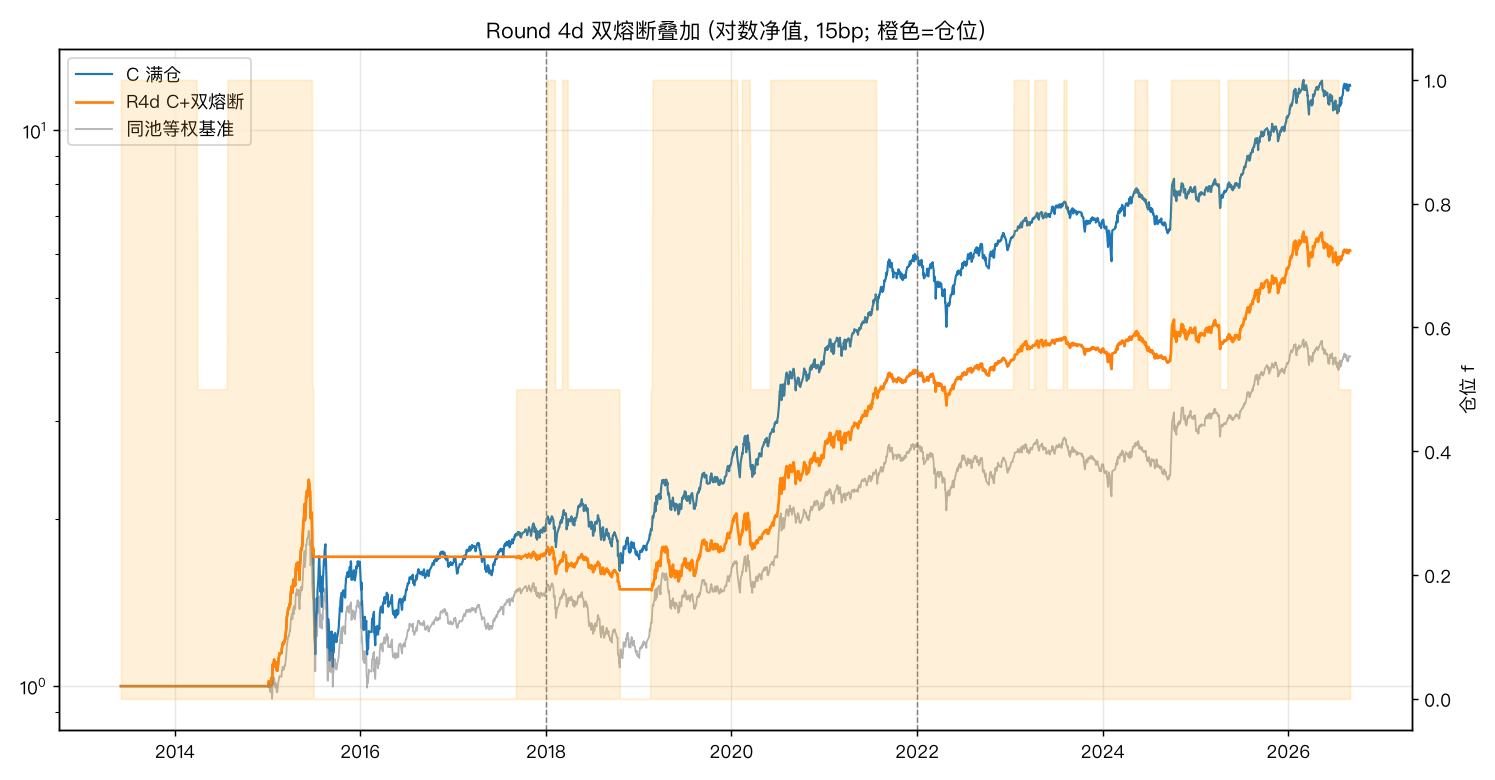

Source code (Python):
#!/usr/bin/env -S uv run --no-sync
# -*- coding: utf-8 -*-
"""Round 4d 风险加固·风控层 —— 严格按 docs/factor_round4d_dual_breaker_plan.md v1.0 实施。

C 持仓 + 双熔断叠加：f = min(回撤熔断 f_4b, 均线择时 f_4c)。
与 C/4b/4c 四臂对照。判定看 R4d 的 L1~L4。
用法: uv run python research/factor_round4d.py
"""

from __future__ import annotations

import sys
from pathlib import Path

import matplotlib

matplotlib.use("Agg")
import matplotlib.pyplot as plt
import numpy as np
import pandas as pd

plt.rcParams["font.sans-serif"] = ["PingFang SC", "Heiti TC", "Arial Unicode MS"]
plt.rcParams["axes.unicode_minus"] = False

sys.path.insert(0, str(Path(__file__).resolve().parent.parent))
from research.dividend_factor import load_all, month_last_days, metrics
from research.reversal_factor import ERAS, build_pool
from src.data_loader import load_index_daily

ROOT = Path(__file__).resolve().parent.parent
OUT = ROOT / "output"
R2 = ROOT / "data" / "round2"
COST = 15e-4
COST_SWEEP = [25e-4, 35e-4]
MIN_N = 50
MA_WIN = 200
BAND = 0.02
CUT_1, REST_1 = -0.20, -0.15
CUT_2, REST_2 = -0.30, -0.20


def _pct(vals: pd.Series) -> pd.Series:
    return vals.rank(pct=True)


def build_weight_matrix(ret: pd.DataFrame, sets: dict) -> pd.DataFrame:
    cols = ret.columns
    W = pd.DataFrame(0.0, index=ret.index, columns=cols)
    w = pd.Series(0.0, index=cols)
    for dt in ret.index:
        if dt in sets:
            S = sets[dt]
            w = pd.Series(0.0, index=cols)
            if S:
                w[list(S)] = 1.0 / len(S)
        W.loc[dt] = w
    return W


def scaled_nav(
    ret: pd.DataFrame, W: pd.DataFrame, f: pd.Series, cost: float
) -> pd.Series:
    scaled = W.multiply(f, axis=0)
    turn = scaled.diff().abs().sum(axis=1).fillna(0.0)
    gross = (scaled.shift(1).fillna(0.0) * ret.fillna(0.0)).sum(axis=1)
    return (1 + gross - turn * cost).cumprod()


def drawdown_breaker(dd: pd.Series) -> pd.Series:
    f = pd.Series(1.0, index=dd.index)
    state = 1.0
    for t in dd.index:
        d = dd.loc[t]
        if state == 1.0 and d < CUT_1:
            state = 0.5
        elif state == 0.5:
            if d < CUT_2:
                state = 0.0
            elif d > REST_1:
                state = 1.0
        elif state == 0.0 and d > REST_2:
            state = 0.5
        f.loc[t] = state
    return f


def trend_breaker(idx_close: pd.Series) -> pd.Series:
    ma = idx_close.rolling(MA_WIN).mean()
    f = pd.Series(1.0, index=idx_close.index)
    state = 1.0
    for t in idx_close.index:
        c = idx_close.loc[t]
        if np.isnan(ma.loc[t]):
            f.loc[t] = state
            continue
        if state == 1.0 and c < ma.loc[t] * (1 - BAND):
            state = 0.5
        elif state == 0.5 and c > ma.loc[t] * (1 + BAND):
            state = 1.0
        f.loc[t] = state
    return f


def max_dd_episode(nav: pd.Series) -> tuple[str, str, float]:
    cummax = nav.cummax()
    dd = nav / cummax - 1
    trough_i = dd.idxmin()
    peak_i = nav[:trough_i].idxmax()
    return str(peak_i.date()), str(trough_i.date()), float(dd.min())


def main() -> None:
    print("== Round 4d 双熔断叠加 (预注册 v1.0): C 持仓 + min(回撤, 趋势) ==")
    close, *_ = load_all()
    ret_qfq = close.pct_change()
    pool = build_pool(close, *load_all()[3:5])

    amt = pd.read_parquet(R2 / "daily_ext.parquet")
    amt["date"] = pd.to_datetime(amt["date"])
    amount = amt.pivot(index="date", columns="code", values="amount").sort_index()
    amount = amount.reindex(index=close.index, columns=close.columns).ffill()

    amihud = (
        ((close.pct_change().abs() / amount) * 1e6).rolling(21, min_periods=15).mean()
    )
    mom = close.shift(21) / close.shift(250) - 1.0

    idx = close.index
    sig_days = [t for t in month_last_days(idx) if idx.get_loc(t) + 1 < len(idx)]
    sets_C: dict = {}
    bench_sets: dict = {}
    for k, T in enumerate(sig_days):
        e = pool.loc[T]
        exec_day = idx[idx.get_loc(T) + 1]
        a = amihud.loc[T][e].dropna()
        m = mom.loc[T][e].dropna()
        common = a.index.intersection(m.index)
        if len(common) < MIN_N:
            continue
        if k + 1 < len(sig_days):
            bench_sets[exec_day] = set(common)
        score = (_pct(a.reindex(common)) + _pct(m.reindex(common))) / 2
        q = pd.qcut(score.rank(method="first"), 5, labels=False)
        sets_C[exec_day] = set(score.index[q == 4])

    W = build_weight_matrix(ret_qfq, sets_C)
    from research.reversal_factor import ew_nav

    nav_bench, _ = ew_nav(ret_qfq, bench_sets, COST)
    ann_bench = metrics(nav_bench)["年化"]

    navC = (
        1
        + (W.shift(1).fillna(0.0) * ret_qfq.fillna(0.0)).sum(axis=1)
        - W.diff().abs().fillna(0.0).sum(axis=1) * COST
    ).cumprod()
    dd_sig = navC / navC.cummax() - 1.0

    hs300 = load_index_daily("000300", start="20130601", refresh=False)["close"]
    hs300 = hs300.reindex(close.index).ffill()

    f4b = drawdown_breaker(dd_sig)
    f4c = trend_breaker(hs300)
    f4d = pd.concat([f4b, f4c], axis=1).min(axis=1)

    print(f"调仓期数 {len(bench_sets)}, 基准(公共池等权) 年化 {ann_bench:+.1%}")
    for k, fk in [("4b 回撤熔断", f4b), ("4c 均线择时", f4c), ("4d 双熔断", f4d)]:
        print(
            f"  {k}: 满仓 {(fk == 1.0).mean():.1%} 半仓 {(fk == 0.5).mean():.1%} "
            f"空仓 {(fk == 0.0).mean():.1%}"
        )

    arms = {"C": navC, "R4d": scaled_nav(ret_qfq, W, f4d, COST)}
    rows = {}
    for k, nav in arms.items():
        pk, tr, mdd = max_dd_episode(nav)
        era_exc = {}
        for era, (s, e_) in ERAS.items():
            a, b = nav[s:e_], nav_bench[s:e_]
            era_exc[era] = (
                metrics(a / a.dropna().iloc[0])["年化"]
                - metrics(b / b.dropna().iloc[0])["年化"]
            )
        scaled = W.multiply(f4d if k == "R4d" else 1.0, axis=0)
        turn = float(scaled.diff().abs().sum(axis=1).sum() / 2 / (len(nav) / 244))
        nav35 = scaled_nav(ret_qfq, W, f4d if k == "R4d" else 1.0, COST_SWEEP[1])
        rows[k] = {
            "臂": k,
            "超额15bp": round(metrics(nav)["年化"] - ann_bench, 4),
            "超额35bp": round(metrics(nav35)["年化"] - ann_bench, 4),
            "年换手": round(turn, 1),
            "夏普": round(metrics(nav)["夏普"], 2),
            "最大回撤": round(mdd, 3),
            "回撤区间": f"{pk}~{tr}",
            **{f"超额{era}": round(v, 4) for era, v in era_exc.items()},
        }
        print(
            f"\n■ {k}: 超额15bp {rows[k]['超额15bp']:+.1%} | 35bp {rows[k]['超额35bp']:+.1%} "
            f"| 年换手 {turn:.1f} | 夏普 {rows[k]['夏普']:.2f} "
            f"| 最大回撤 {mdd:.1%} ({pk}~{tr})"
        )
        print(
            "   分段超额: " + "  ".join(f"{era}:{v:+.1%}" for era, v in era_exc.items())
        )

    ddC = navC / navC.cummax() - 1
    ddR = arms["R4d"] / arms["R4d"].cummax() - 1
    print("\n逐年最大回撤 (C / R4d):")
    for y in range(2015, 2027):
        sC, sR = ddC[f"{y}-01-01" : f"{y}-12-31"], ddR[f"{y}-01-01" : f"{y}-12-31"]
        if len(sC) and len(sR):
            print(f"  {y}: C {sC.min():.1%} | R4d {sR.min():.1%}")

    C, R = rows["C"], rows["R4d"]
    l1 = R["最大回撤"] >= -0.30
    l2 = R["超额15bp"] >= 0.04
    l3 = R["超额35bp"] > 0
    l4 = sum(R[f"超额{era}"] > 0 for era in ERAS) >= 2
    n_pass = sum([l1, l2, l3, l4])
    verdict = {4: "通过", 3: "部分通过"}.get(n_pass, "未通过")
    print("\n== 判定 (R4d vs C) ==")
    print(f"  L1 最大回撤≥-30%: C {C['最大回撤']:.1%} → R4d {R['最大回撤']:.1%} → {l1}")
    print(f"  L2 超额≥+4pp: R4d {R['超额15bp']:+.1%} → {l2}")
    print(f"  L3 35bp 超额>0: R4d {R['超额35bp']:+.1%} → {l3}")
    print(f"  L4 三段≥2 正: {sum(R[f'超额{era}'] > 0 for era in ERAS)}/3 → {l4}")
    print(f"  → R4d 判定: {verdict}({n_pass}/4)")

    pd.DataFrame(rows).T.to_csv(OUT / "factor_round4d_summary.csv")
    fig, ax = plt.subplots(figsize=(11.5, 6))
    ax.plot(navC, lw=1.2, label="C 满仓")
    ax.plot(arms["R4d"], lw=1.5, label="R4d C+双熔断")
    ax.plot(nav_bench, lw=1, alpha=0.6, color="gray", label="同池等权基准")
    ax2 = ax.twinx()
    ax2.fill_between(f4d.index, f4d.values, alpha=0.15, color="orange")
    ax2.set_ylabel("仓位 f")
    for y in ("2018-01-01", "2022-01-01"):
        ax.axvline(pd.Timestamp(y), color="gray", ls="--", lw=0.8)
    ax.set_yscale("log")
    ax.legend(loc="upper left")
    ax.grid(alpha=0.3)
    ax.set_title("Round 4d 双熔断叠加 (对数净值, 15bp; 橙色=仓位)")
    fig.tight_layout()
    fig.savefig(OUT / "factor_round4d.png", dpi=130)
    print("\nCSV: output/factor_round4d_summary.csv | 图: output/factor_round4d.png")


if __name__ == "__main__":
    main()
